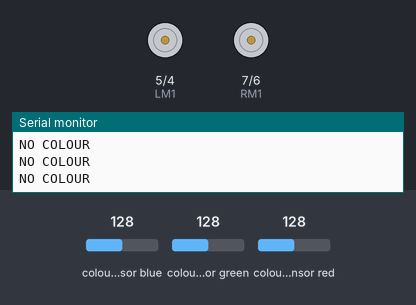
Bench run of a sketch on a simulated Arduino Uno, built with avr-gcc and run on an emulated ATmega328P. Parts: motor-driver pin pairs drawn as motors (green arrow = first pin HIGH = forward, orange = second pin HIGH = backward, longer = more drive), the last lines printed to the serial monitor. Wiring (inferred from the names in the program): TCS3200 colour sensor: output pin 10; S2 pin 12; S3 pin 11; S0 pin 8; S1 pin 9. The inputs (shaded band) are chosen by the test bench; at power-on: colour sensor blue 128, colour sensor green 128, colour sensor red 128.

Above: at 1.2 s.
1.3 s: colour sensor blue set to 125
At 1.65 s:
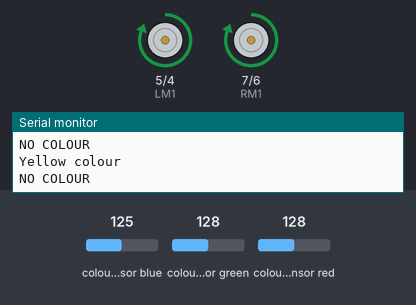
4.3 s: colour sensor green set to 125
At 4.8 s:
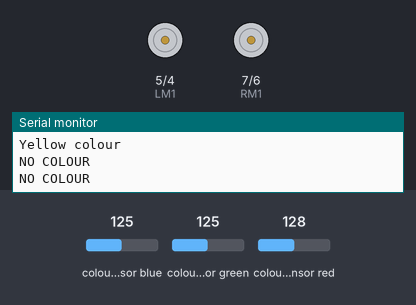
6.0 s: colour sensor blue set to 122
At 6.16 s:
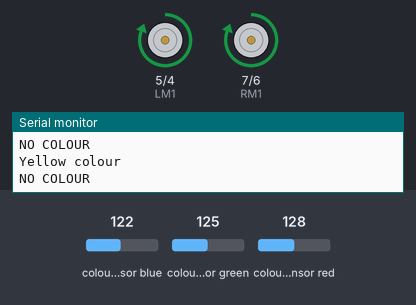
9.0 s: colour sensor blue set to 128
At 9.7 s:
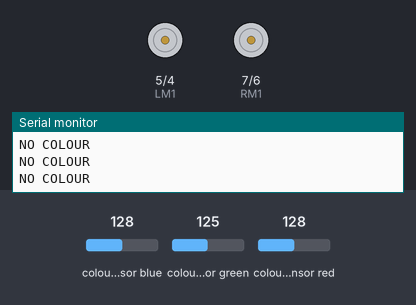
Timing chart, 0 to 11.5 s (numbered marks = the images above; inputs shaded):
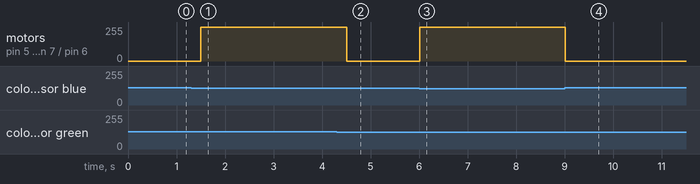

The sketch:

WHITE_AND_YELLOW_FOLLOWING_BOT.ino
```cpp
const int s0 = 8;
const int s1 = 9;
const int s2 = 12;
const int s3 = 11;
const int out = 10;
// LED pins connected to Arduino
// Variables
int red = 0;
int green = 0;
int blue = 0;
#define LM1 5 // left motor M1a
#define LM2 4 // left motor M2a
#define RM1 7 // right motor M2a
#define RM2 6 // right motor M2b

void setup()
{
  Serial.begin(9600);
  pinMode(s0, OUTPUT);
  pinMode(s1, OUTPUT);
  pinMode(s2, OUTPUT);
  pinMode(s3, OUTPUT);
  pinMode(out, INPUT);

  digitalWrite(s0, HIGH);
  digitalWrite(s1, HIGH);
pinMode(LM1, OUTPUT);
pinMode(LM2, OUTPUT);
pinMode(RM1, OUTPUT);
pinMode(RM2, OUTPUT);
}

void loop()
{
  color();
  //Serial.print("R Intensity:");
  //Serial.print(red, DEC);
  //Serial.print(" G Intensity: ");
  //Serial.print(green, DEC);
  //Serial.print(" B Intensity : ");
  //Serial.print(blue, DEC);
  //Serial.println();

  if(red < blue && green < blue)
  {
    if(-15<=red-green || red-green <=15)
    {
      Serial.println("Yellow colour");
      digitalWrite(LM1, HIGH);
      digitalWrite(LM2, LOW);
      digitalWrite(RM1, HIGH);
      digitalWrite(RM2, LOW);
    }
  }
  if(red <=20  || blue <= 20 || green <= 20)
  {
    Serial.println("White colour");
    digitalWrite(LM1, HIGH);
    digitalWrite(LM2, LOW);
    digitalWrite(RM1, HIGH);
    digitalWrite(RM2, LOW);
  }
  else{
  Serial.println("NO COLOUR");
  }
  delay(300);
  digitalWrite(LM1, LOW);
  digitalWrite(LM2, LOW);
  digitalWrite(RM1, LOW);
  digitalWrite(RM2, LOW);
 }

void color()
{
  digitalWrite(s2, LOW);
  digitalWrite(s3, LOW);
  //count OUT, pRed, RED
  red = pulseIn(out, digitalRead(out) == HIGH ? LOW : HIGH);
  digitalWrite(s3, HIGH);
  //count OUT, pBLUE, BLUE
  blue = pulseIn(out, digitalRead(out) == HIGH ? LOW : HIGH);
  digitalWrite(s2, HIGH);
  //count OUT, pGreen, GREEN
  green = pulseIn(out, digitalRead(out) == HIGH ? LOW : HIGH);
}
```

Measured:
- the behaviour switches between 128 and 127 on colour sensor blue (found by bisection; images 0 and 1)
- the behaviour switches between 128 and 127 on colour sensor green (found by bisection; images 1 and 2)
- the behaviour switches between 125 and 124 on colour sensor blue (found by bisection; images 2 and 3)
- after the input at 1.3 s, motor on pin 5 (LM1) / pin 4 (LM2), motor on pin 7 (RM1) / pin 6 (RM2): stopped → forward 255/255 after 0.20 s
- after the input at 4.3 s, motor on pin 5 (LM1) / pin 4 (LM2), motor on pin 7 (RM1) / pin 6 (RM2): forward 255/255 → stopped after 0.21 s
- after the input at 6.0 s, motor on pin 5 (LM1) / pin 4 (LM2), motor on pin 7 (RM1) / pin 6 (RM2): stopped → forward 255/255 at once
- after the input at 9.0 s, motor on pin 5 (LM1) / pin 4 (LM2), motor on pin 7 (RM1) / pin 6 (RM2): forward 255/255 → stopped at once
